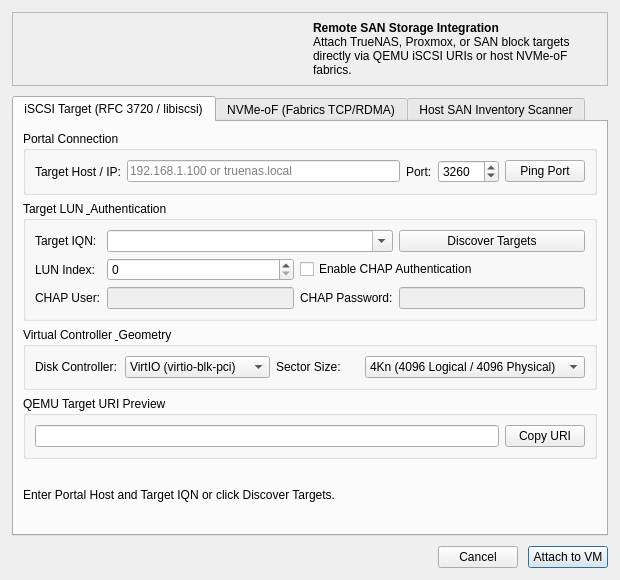
<?xml version="1.0" encoding="UTF-8"?>
<ui version="4.0">
 <class>SAN_Storage_Dialog</class>
 <widget class="QDialog" name="SAN_Storage_Dialog">
  <property name="geometry">
   <rect>
    <x>0</x>
    <y>0</y>
    <width>620</width>
    <height>580</height>
   </rect>
  </property>
  <property name="windowTitle">
   <string>Attach Remote SAN Storage (iSCSI &amp; NVMe-oF)</string>
  </property>
  <property name="windowIcon">
   <iconset resource="../resources/icons.qrc">
    <normaloff>:/preferences-system-network-sharing.png</normaloff>:/preferences-system-network-sharing.png</iconset>
  </property>
  <layout class="QVBoxLayout" name="mainVerticalLayout">
   <property name="spacing">
    <number>10</number>
   </property>
   <property name="leftMargin">
    <number>12</number>
   </property>
   <property name="topMargin">
    <number>12</number>
   </property>
   <property name="rightMargin">
    <number>12</number>
   </property>
   <property name="bottomMargin">
    <number>12</number>
   </property>
   <item>
    <widget class="QFrame" name="headerFrame">
     <property name="frameShape">
      <enum>QFrame::StyledPanel</enum>
     </property>
     <property name="frameShadow">
      <enum>QFrame::Raised</enum>
     </property>
     <layout class="QHBoxLayout" name="headerHLayout">
      <property name="leftMargin">
       <number>10</number>
      </property>
      <property name="topMargin">
       <number>8</number>
      </property>
      <property name="rightMargin">
       <number>10</number>
      </property>
      <property name="bottomMargin">
       <number>8</number>
      </property>
      <item>
       <widget class="QLabel" name="label_HeaderIcon">
        <property name="pixmap">
         <pixmap resource="../resources/icons.qrc">:/preferences-system-network-sharing.png</pixmap>
        </property>
        <property name="scaledContents">
         <bool>false</bool>
        </property>
       </widget>
      </item>
      <item>
       <widget class="QLabel" name="label_HeaderDesc">
        <property name="text">
         <string>&lt;b&gt;Remote SAN Storage Integration&lt;/b&gt;&lt;br/&gt;Attach TrueNAS, Proxmox, or SAN block targets directly via QEMU iSCSI URIs or host NVMe-oF fabrics.</string>
        </property>
        <property name="wordWrap">
         <bool>true</bool>
        </property>
       </widget>
      </item>
     </layout>
    </widget>
   </item>
   <item>
    <widget class="QTabWidget" name="tabWidget">
     <property name="currentIndex">
      <number>0</number>
     </property>
     <widget class="QWidget" name="tab_iSCSI">
      <attribute name="title">
       <string>iSCSI Target (RFC 3720 / libiscsi)</string>
      </attribute>
      <layout class="QVBoxLayout" name="vbox_iSCSI">
       <item>
        <widget class="QGroupBox" name="group_iSCSI_Portal">
         <property name="title">
          <string>Portal Connection</string>
         </property>
         <layout class="QGridLayout" name="grid_iSCSI_Portal">
          <item row="0" column="0">
           <widget class="QLabel" name="label_PortalHost">
            <property name="text">
             <string>Target Host / IP:</string>
            </property>
           </widget>
          </item>
          <item row="0" column="1">
           <widget class="QLineEdit" name="edit_iSCSI_Host">
            <property name="placeholderText">
             <string>192.168.1.100 or truenas.local</string>
            </property>
           </widget>
          </item>
          <item row="0" column="2">
           <widget class="QLabel" name="label_PortalPort">
            <property name="text">
             <string>Port:</string>
            </property>
           </widget>
          </item>
          <item row="0" column="3">
           <widget class="QSpinBox" name="spin_iSCSI_Port">
            <property name="maximum">
             <number>65535</number>
            </property>
            <property name="value">
             <number>3260</number>
            </property>
           </widget>
          </item>
          <item row="0" column="4">
           <widget class="QPushButton" name="btn_Test_iSCSI">
            <property name="text">
             <string>Ping Port</string>
            </property>
            <property name="toolTip">
             <string>Test TCP connection to the specified portal port</string>
            </property>
           </widget>
          </item>
         </layout>
        </widget>
       </item>
       <item>
        <widget class="QGroupBox" name="group_iSCSI_Target">
         <property name="title">
          <string>Target LUN &amp; Authentication</string>
         </property>
         <layout class="QGridLayout" name="grid_iSCSI_Target">
          <item row="0" column="0">
           <widget class="QLabel" name="label_TargetIQN">
            <property name="text">
             <string>Target IQN:</string>
            </property>
           </widget>
          </item>
          <item row="0" column="1" colspan="2">
           <widget class="QComboBox" name="combo_iSCSI_IQN">
            <property name="editable">
             <bool>true</bool>
            </property>
           </widget>
          </item>
          <item row="0" column="3">
           <widget class="QPushButton" name="btn_Discover_iSCSI">
            <property name="text">
             <string>Discover Targets</string>
            </property>
            <property name="toolTip">
             <string>Query portal for published IQNs using SendTargets</string>
            </property>
           </widget>
          </item>
          <item row="1" column="0">
           <widget class="QLabel" name="label_LUN">
            <property name="text">
             <string>LUN Index:</string>
            </property>
           </widget>
          </item>
          <item row="1" column="1">
           <widget class="QSpinBox" name="spin_iSCSI_LUN">
            <property name="maximum">
             <number>255</number>
            </property>
            <property name="value">
             <number>0</number>
            </property>
           </widget>
          </item>
          <item row="1" column="2" colspan="2">
           <widget class="QCheckBox" name="check_iSCSI_CHAP">
            <property name="text">
             <string>Enable CHAP Authentication</string>
            </property>
           </widget>
          </item>
          <item row="2" column="0">
           <widget class="QLabel" name="label_CHAP_User">
            <property name="text">
             <string>CHAP User:</string>
            </property>
           </widget>
          </item>
          <item row="2" column="1">
           <widget class="QLineEdit" name="edit_CHAP_User">
            <property name="enabled">
             <bool>false</bool>
            </property>
           </widget>
          </item>
          <item row="2" column="2">
           <widget class="QLabel" name="label_CHAP_Pass">
            <property name="text">
             <string>CHAP Password:</string>
            </property>
           </widget>
          </item>
          <item row="2" column="3">
           <widget class="QLineEdit" name="edit_CHAP_Pass">
            <property name="enabled">
             <bool>false</bool>
            </property>
            <property name="echoMode">
             <enum>QLineEdit::Password</enum>
            </property>
           </widget>
          </item>
         </layout>
        </widget>
       </item>
       <item>
        <widget class="QGroupBox" name="group_iSCSI_Controller">
         <property name="title">
          <string>Virtual Controller &amp; Geometry</string>
         </property>
         <layout class="QGridLayout" name="grid_iSCSI_Controller">
          <item row="0" column="0">
           <widget class="QLabel" name="label_iSCSI_Iface">
            <property name="text">
             <string>Disk Controller:</string>
            </property>
           </widget>
          </item>
          <item row="0" column="1">
           <widget class="QComboBox" name="combo_iSCSI_Iface">
            <item>
             <property name="text">
              <string>VirtIO (virtio-blk-pci)</string>
             </property>
            </item>
            <item>
             <property name="text">
              <string>VirtIO-SCSI (scsi-hd)</string>
             </property>
            </item>
            <item>
             <property name="text">
              <string>NVMe (nvme)</string>
             </property>
            </item>
            <item>
             <property name="text">
              <string>AHCI / SATA (ide-hd)</string>
             </property>
            </item>
           </widget>
          </item>
          <item row="0" column="2">
           <widget class="QLabel" name="label_iSCSI_Sector">
            <property name="text">
             <string>Sector Size:</string>
            </property>
           </widget>
          </item>
          <item row="0" column="3">
           <widget class="QComboBox" name="combo_iSCSI_Sector">
            <item>
             <property name="text">
              <string>4Kn (4096 Logical / 4096 Physical)</string>
             </property>
            </item>
            <item>
             <property name="text">
              <string>512n (512 Logical / 512 Physical)</string>
             </property>
            </item>
           </widget>
          </item>
         </layout>
        </widget>
       </item>
       <item>
        <widget class="QGroupBox" name="group_iSCSI_Preview">
         <property name="title">
          <string>QEMU Target URI Preview</string>
         </property>
         <layout class="QHBoxLayout" name="hbox_iSCSI_Preview">
          <item>
           <widget class="QLineEdit" name="edit_iSCSI_Preview">
            <property name="readOnly">
             <bool>true</bool>
            </property>
           </widget>
          </item>
          <item>
           <widget class="QPushButton" name="btn_Copy_iSCSI_URI">
            <property name="text">
             <string>Copy URI</string>
            </property>
           </widget>
          </item>
         </layout>
        </widget>
       </item>
       <item>
        <widget class="QLabel" name="label_iSCSI_Status">
         <property name="text">
          <string>Enter Portal Host and Target IQN or click Discover Targets.</string>
         </property>
         <property name="wordWrap">
          <bool>true</bool>
         </property>
        </widget>
       </item>
      </layout>
     </widget>
     <widget class="QWidget" name="tab_NVMeOF">
      <attribute name="title">
       <string>NVMe-oF (Fabrics TCP/RDMA)</string>
      </attribute>
      <layout class="QVBoxLayout" name="vbox_NVMeOF">
       <item>
        <widget class="QGroupBox" name="group_NVMe_Params">
         <property name="title">
          <string>Fabric Connection Parameters</string>
         </property>
         <layout class="QGridLayout" name="grid_NVMe_Params">
          <item row="0" column="0">
           <widget class="QLabel" name="label_NVMe_Transport">
            <property name="text">
             <string>Transport:</string>
            </property>
           </widget>
          </item>
          <item row="0" column="1">
           <widget class="QComboBox" name="combo_NVMe_Transport">
            <item>
             <property name="text">
              <string>tcp (TCP/IP)</string>
             </property>
            </item>
            <item>
             <property name="text">
              <string>rdma (RoCE / iWARP)</string>
             </property>
            </item>
            <item>
             <property name="text">
              <string>fc (Fibre Channel)</string>
             </property>
            </item>
           </widget>
          </item>
          <item row="0" column="2">
           <widget class="QLabel" name="label_NVMe_Address">
            <property name="text">
             <string>Target Address / IP:</string>
            </property>
           </widget>
          </item>
          <item row="0" column="3">
           <widget class="QLineEdit" name="edit_NVMe_Address">
            <property name="placeholderText">
             <string>192.168.1.100</string>
            </property>
           </widget>
          </item>
          <item row="1" column="0">
           <widget class="QLabel" name="label_NVMe_Port">
            <property name="text">
             <string>Service Port:</string>
            </property>
           </widget>
          </item>
          <item row="1" column="1">
           <widget class="QSpinBox" name="spin_NVMe_Port">
            <property name="maximum">
             <number>65535</number>
            </property>
            <property name="value">
             <number>4420</number>
            </property>
           </widget>
          </item>
          <item row="1" column="2">
           <widget class="QLabel" name="label_NVMe_NQN">
            <property name="text">
             <string>Subsystem NQN:</string>
            </property>
           </widget>
          </item>
          <item row="1" column="3">
           <widget class="QComboBox" name="combo_NVMe_NQN">
            <property name="editable">
             <bool>true</bool>
            </property>
           </widget>
          </item>
         </layout>
        </widget>
       </item>
       <item>
        <widget class="QGroupBox" name="group_NVMe_Actions">
         <property name="title">
          <string>Fabric Actions &amp; Controller Discovery</string>
         </property>
         <layout class="QHBoxLayout" name="hbox_NVMe_Actions">
          <item>
           <widget class="QPushButton" name="btn_Test_NVMe">
            <property name="text">
             <string>Ping Port</string>
            </property>
           </widget>
          </item>
          <item>
           <widget class="QPushButton" name="btn_Discover_NVMe">
            <property name="text">
             <string>Discover NQNs</string>
            </property>
           </widget>
          </item>
          <item>
           <widget class="QPushButton" name="btn_Connect_NVMe">
            <property name="text">
             <string>Connect Fabric</string>
            </property>
           </widget>
          </item>
          <item>
           <widget class="QPushButton" name="btn_Disconnect_NVMe">
            <property name="text">
             <string>Disconnect</string>
            </property>
           </widget>
          </item>
         </layout>
        </widget>
       </item>
       <item>
        <widget class="QGroupBox" name="group_NVMe_Controller">
         <property name="title">
          <string>Mapped Host Device &amp; Virtual Controller</string>
         </property>
         <layout class="QGridLayout" name="grid_NVMe_Controller">
          <item row="0" column="0">
           <widget class="QLabel" name="label_NVMe_Device">
            <property name="text">
             <string>Host Block Device:</string>
            </property>
           </widget>
          </item>
          <item row="0" column="1">
           <widget class="QComboBox" name="combo_NVMe_Device">
            <property name="editable">
             <bool>true</bool>
            </property>
           </widget>
          </item>
          <item row="0" column="2">
           <widget class="QPushButton" name="btn_Refresh_Host_NVMe">
            <property name="text">
             <string>Refresh Devices</string>
            </property>
           </widget>
          </item>
          <item row="1" column="0">
           <widget class="QLabel" name="label_NVMe_Iface">
            <property name="text">
             <string>Disk Controller:</string>
            </property>
           </widget>
          </item>
          <item row="1" column="1">
           <widget class="QComboBox" name="combo_NVMe_Iface">
            <item>
             <property name="text">
              <string>NVMe (nvme)</string>
             </property>
            </item>
            <item>
             <property name="text">
              <string>VirtIO (virtio-blk-pci)</string>
             </property>
            </item>
           </widget>
          </item>
          <item row="1" column="2">
           <widget class="QComboBox" name="combo_NVMe_Sector">
            <item>
             <property name="text">
              <string>4Kn (4096 Logical / 4096 Physical)</string>
             </property>
            </item>
            <item>
             <property name="text">
              <string>512n (512 Logical / 512 Physical)</string>
             </property>
            </item>
           </widget>
          </item>
         </layout>
        </widget>
       </item>
       <item>
        <widget class="QTextEdit" name="text_NVMe_Log">
         <property name="readOnly">
          <bool>true</bool>
         </property>
        </widget>
       </item>
      </layout>
     </widget>
     <widget class="QWidget" name="tab_Inventory">
      <attribute name="title">
       <string>Host SAN Inventory Scanner</string>
      </attribute>
      <layout class="QVBoxLayout" name="vbox_Inventory">
       <item>
        <widget class="QLabel" name="label_InventoryDesc">
         <property name="text">
          <string>Scans /dev/disk/by-path/ and /sys/class/nvme/ for SAN block devices already connected to the host system.</string>
         </property>
        </widget>
       </item>
       <item>
        <widget class="QTreeWidget" name="tree_Host_SAN">
         <property name="rootIsDecorated">
          <bool>false</bool>
         </property>
         <property name="itemsExpandable">
          <bool>false</bool>
         </property>
         <property name="allColumnsShowFocus">
          <bool>true</bool>
         </property>
         <column>
          <property name="text">
           <string>Device Node</string>
          </property>
         </column>
         <column>
          <property name="text">
           <string>Type</string>
          </property>
         </column>
         <column>
          <property name="text">
           <string>Size</string>
          </property>
         </column>
         <column>
          <property name="text">
           <string>Target Portal / Serial / NQN</string>
          </property>
         </column>
        </widget>
       </item>
       <item>
        <layout class="QHBoxLayout" name="hbox_InventoryButtons">
         <item>
          <widget class="QPushButton" name="btn_Scan_Host_SAN">
           <property name="text">
            <string>Rescan Host SAN Targets</string>
           </property>
          </widget>
         </item>
         <item>
          <spacer name="spacer_Inventory">
           <property name="orientation">
            <enum>Qt::Horizontal</enum>
           </property>
           <property name="sizeHint" stdset="0">
            <size>
             <width>40</width>
             <height>20</height>
            </size>
           </property>
          </spacer>
         </item>
         <item>
          <widget class="QPushButton" name="btn_Select_Host_SAN">
           <property name="text">
            <string>Use Selected Device</string>
           </property>
          </widget>
         </item>
        </layout>
       </item>
      </layout>
     </widget>
    </widget>
   </item>
   <item>
    <layout class="QHBoxLayout" name="dialogButtonHLayout">
     <item>
      <spacer name="horizontalSpacer">
       <property name="orientation">
        <enum>Qt::Horizontal</enum>
       </property>
       <property name="sizeHint" stdset="0">
        <size>
         <width>40</width>
         <height>20</height>
        </size>
       </property>
      </spacer>
     </item>
     <item>
      <widget class="QPushButton" name="btn_Cancel">
       <property name="text">
        <string>Cancel</string>
       </property>
      </widget>
     </item>
     <item>
      <widget class="QPushButton" name="btn_Attach">
       <property name="text">
        <string>Attach to VM</string>
       </property>
       <property name="default">
        <bool>true</bool>
       </property>
      </widget>
     </item>
    </layout>
   </item>
  </layout>
 </widget>
 <resources>
  <include location="../resources/icons.qrc"/>
 </resources>
 <connections>
  <connection>
   <sender>btn_Cancel</sender>
   <signal>clicked()</signal>
   <receiver>SAN_Storage_Dialog</receiver>
   <slot>reject()</slot>
   <hints>
    <hint type="sourcelabel">
     <x>470</x>
     <y>550</y>
    </hint>
    <hint type="destinationlabel">
     <x>300</x>
     <y>280</y>
    </hint>
   </hints>
  </connection>
 </connections>
</ui>
